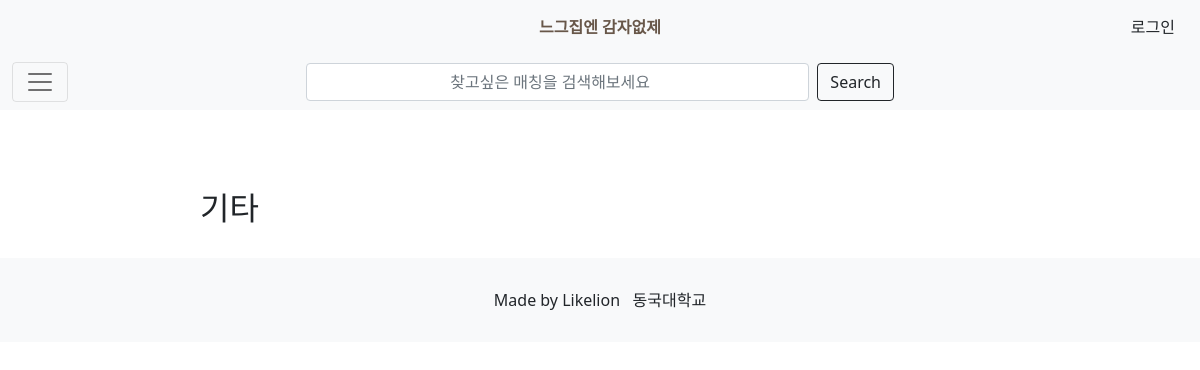
The page /posts/category/etc/ on the database as committed earlier.
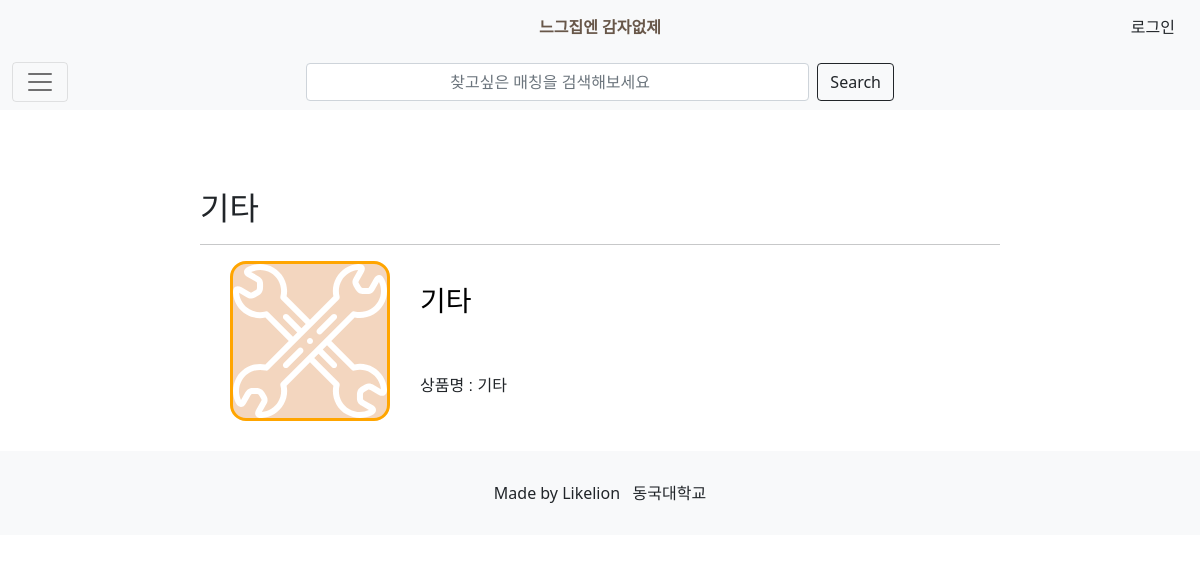
The same page on the database as committed later.
### posts/models.py (models this page shows, shortened)
class Post(models.Model):
    id=models.AutoField(primary_key=True)
    title = models.CharField(max_length=200)
    writer=models.ForeignKey(User,on_delete=models.CASCADE)
    quantity=models.IntegerField(default=0)
    price=models.IntegerField(default=0)
    people=models.IntegerField(default=0, null=True)
    category=models.CharField(max_length=20)

### posts/views.py (the view)
# urls.py: path('category/etc/',etc,name="etc"),
def etc(request):
    post = Post.objects.filter(category='기타')
    return render(request,'category/etc.html',{'post':post})

### posts/templates/category/etc.html
{% extends 'base.html' %}
{% load static %}
{% block content %}
<section style="margin:0px 200px; margin-top:80px; font-family: 'Noto Sans KR', sans-serif;">
    <h2 style="font-family: 'Nanum Gothic Coding', sans-serif;">기타</h2>
    {%for post in post%}
    <hr>
    <div style="display:flex; margin: 10px 0px; height: 20vh;">
        <div style="overflow:hidden;margin:0px 30px;width:20vh; height:20vh; border:solid orange 3px; border-radius:10%; background-color:#f3d6bf;">
            <img src="../../../static/images/etc_icon.svg" style="width:100%; height:100%;" alt="food">
        </div>
        <div style="display:flex; flex-direction: column; justify-content: space-around;">
            <a href="{%url 'posts:detail' post.id%}" style="text-decoration:none; ">
                <h3 style="color:black; font-family: 'Nanum Gothic Coding', sans-serif;">{{post.title}}</h3>
            </a>
            상품명 : {{post.title}}
        </div>
    </div>
    {%endfor%}
</section>
{% endblock %}

Rows that differ between the two databases and show on the page:
added Post: title "기타"
